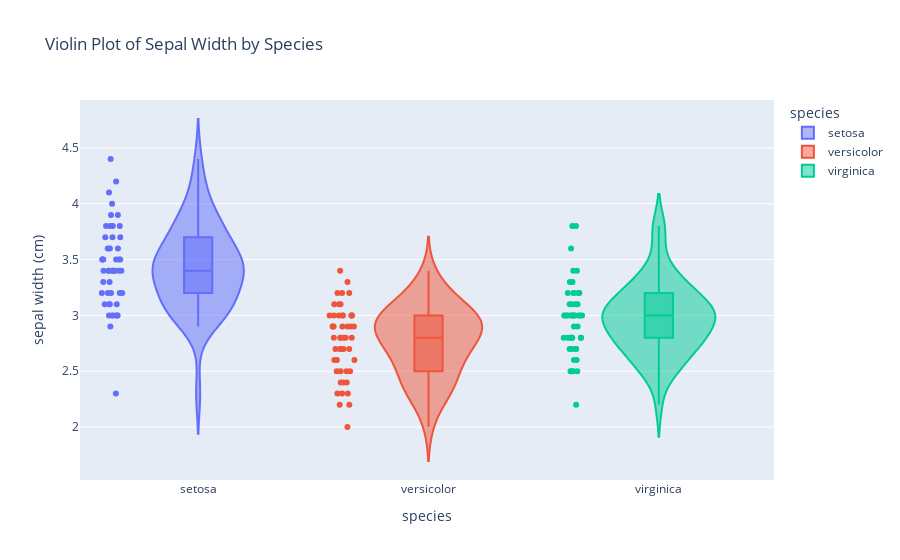

The notebook cell this image was saved under:
### Code cell


### Figure 1 — Plotly figure (JSON) as saved in the notebook; plotly's stock layout.template omitted (floating-point values rounded to 4 significant figures)
{"data": [{"alignmentgroup": "True", "box": {"visible": true}, "hovertemplate": "species=%{x}<br>sepal width (cm)=%{y}<extra></extra>", "legendgroup": "setosa", "marker": {"color": "#636efa"}, "name": "setosa", "offsetgroup": "setosa", "orientation": "v", "points": "all", "scalegroup": "True", "showlegend": true, "type": "violin", "x": ["setosa", "setosa", "setosa", "setosa", "setosa", "setosa", "setosa", "setosa", "setosa", "setosa", "setosa", "setosa", "setosa", "setosa", "setosa", "setosa", "setosa", "setosa", "setosa", "setosa", "setosa", "setosa", "setosa", "setosa", "setosa", "setosa", "setosa", "setosa", "setosa", "setosa", "setosa", "setosa", "setosa", "setosa", "setosa", "setosa", "setosa", "setosa", "setosa", "setosa", "setosa", "setosa", "setosa", "setosa", "setosa", "setosa", "setosa", "setosa", "setosa", "setosa"], "x0": " ", "xaxis": "x", "y": [3.5, 3.0, 3.2, 3.1, 3.6, 3.9, 3.4, 3.4, 2.9, 3.1, 3.7, 3.4, 3.0, 3.0, 4.0, 4.4, 3.9, 3.5, 3.8, 3.8, 3.4, 3.7, 3.6, 3.3, 3.4, 3.0, 3.4, 3.5, 3.4, 3.2, 3.1, 3.4, 4.1, 4.2, 3.1, 3.2, 3.5, 3.6, 3.0, 3.4, 3.5, 2.3, 3.2, 3.5, 3.8, 3.0, 3.8, 3.2, 3.7, 3.3], "y0": " ", "yaxis": "y"}, {"alignmentgroup": "True", "box": {"visible": true}, "hovertemplate": "species=%{x}<br>sepal width (cm)=%{y}<extra></extra>", "legendgroup": "versicolor", "marker": {"color": "#EF553B"}, "name": "versicolor", "offsetgroup": "versicolor", "orientation": "v", "points": "all", "scalegroup": "True", "showlegend": true, "type": "violin", "x": ["versicolor", "versicolor", "versicolor", "versicolor", "versicolor", "versicolor", "versicolor", "versicolor", "versicolor", "versicolor", "versicolor", "versicolor", "versicolor", "versicolor", "versicolor", "versicolor", "versicolor", "versicolor", "versicolor", "versicolor", "versicolor", "versicolor", "versicolor", "versicolor", "versicolor", "versicolor", "versicolor", "versicolor", "versicolor", "versicolor", "versicolor", "versicolor", "versicolor", "versicolor", "versicolor", "versicolor", "versicolor", "versicolor", "versicolor", "versicolor", "versicolor", "versicolor", "versicolor", "versicolor", "versicolor", "versicolor", "versicolor", "versicolor", "versicolor", "versicolor"], "x0": " ", "xaxis": "x", "y": [3.2, 3.2, 3.1, 2.3, 2.8, 2.8, 3.3, 2.4, 2.9, 2.7, 2.0, 3.0, 2.2, 2.9, 2.9, 3.1, 3.0, 2.7, 2.2, 2.5, 3.2, 2.8, 2.5, 2.8, 2.9, 3.0, 2.8, 3.0, 2.9, 2.6, 2.4, 2.4, 2.7, 2.7, 3.0, 3.4, 3.1, 2.3, 3.0, 2.5, 2.6, 3.0, 2.6, 2.3, 2.7, 3.0, 2.9, 2.9, 2.5, 2.8], "y0": " ", "yaxis": "y"}, {"alignmentgroup": "True", "box": {"visible": true}, "hovertemplate": "species=%{x}<br>sepal width (cm)=%{y}<extra></extra>", "legendgroup": "virginica", "marker": {"color": "#00cc96"}, "name": "virginica", "offsetgroup": "virginica", "orientation": "v", "points": "all", "scalegroup": "True", "showlegend": true, "type": "violin", "x": ["virginica", "virginica", "virginica", "virginica", "virginica", "virginica", "virginica", "virginica", "virginica", "virginica", "virginica", "virginica", "virginica", "virginica", "virginica", "virginica", "virginica", "virginica", "virginica", "virginica", "virginica", "virginica", "virginica", "virginica", "virginica", "virginica", "virginica", "virginica", "virginica", "virginica", "virginica", "virginica", "virginica", "virginica", "virginica", "virginica", "virginica", "virginica", "virginica", "virginica", "virginica", "virginica", "virginica", "virginica", "virginica", "virginica", "virginica", "virginica", "virginica", "virginica"], "x0": " ", "xaxis": "x", "y": [3.3, 2.7, 3.0, 2.9, 3.0, 3.0, 2.5, 2.9, 2.5, 3.6, 3.2, 2.7, 3.0, 2.5, 2.8, 3.2, 3.0, 3.8, 2.6, 2.2, 3.2, 2.8, 2.8, 2.7, 3.3, 3.2, 2.8, 3.0, 2.8, 3.0, 2.8, 3.8, 2.8, 2.8, 2.6, 3.0, 3.4, 3.1, 3.0, 3.1, 3.1, 3.1, 2.7, 3.2, 3.3, 3.0, 2.5, 3.0, 3.4, 3.0], "y0": " ", "yaxis": "y"}], "layout": {"legend": {"title": {"text": "species"}, "tracegroupgap": 0}, "title": {"text": "Violin Plot of Sepal Width by Species"}, "violinmode": "overlay", "xaxis": {"anchor": "y", "categoryarray": ["setosa", "versicolor", "virginica"], "categoryorder": "array", "domain": [0, 1], "title": {"text": "species"}}, "yaxis": {"anchor": "x", "domain": [0, 1], "title": {"text": "sepal width (cm)"}}}}
